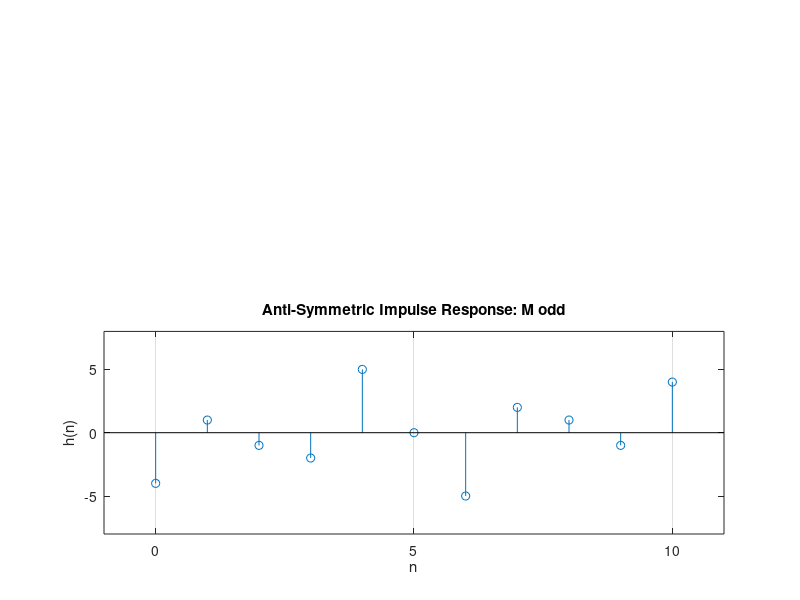

Here is the MATLAB script that generated this plot: (Note: this script raises an error after producing the figure.)
% Chapter 7 Matlab Figure on 

%           Anti-sym impulse response odd M

%

subplot(1,1,1)

% ODD M

h = [-4,1,-1,-2,5,0,-5,2,1,-1,4];

M = length(h); n = 0:M-1; alpha = (M-1)/2;

subplot(2,1,2);

stem(n,h); axis([-1,M,-8,8]);

title('Anti-Symmetric Impulse Response: M odd')

xlabel('n'); ylabel('h(n)')

set(gca,'XTickMode','manual','XTick',[0,5,10],'Xgrid','on')

set(gca,'XTickLabelMode','manual',...

        'XTickLabels',['   0   ';'(M-1)/2';'  M-1  '])

set(gca,'YTickMode','manual','YTick',[0],'Ygrid','off')

set(gca,'YTickLabelMode','manual','YTickLabels',['0'])

